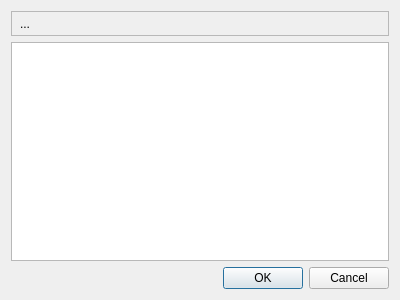
<?xml version="1.0" encoding="UTF-8"?>
<ui version="4.0">
 <class>PreviewDialog</class>
 <widget class="QDialog" name="PreviewDialog">
  <property name="geometry">
   <rect>
    <x>0</x>
    <y>0</y>
    <width>400</width>
    <height>300</height>
   </rect>
  </property>
  <property name="windowTitle">
   <string>Dialog</string>
  </property>
  <layout class="QVBoxLayout" name="verticalLayout">
   <item>
    <widget class="QFrame" name="frame">
     <property name="frameShape">
      <enum>QFrame::StyledPanel</enum>
     </property>
     <property name="frameShadow">
      <enum>QFrame::Raised</enum>
     </property>
     <layout class="QHBoxLayout" name="horizontalLayout">
      <property name="spacing">
       <number>1</number>
      </property>
      <property name="leftMargin">
       <number>1</number>
      </property>
      <property name="topMargin">
       <number>1</number>
      </property>
      <property name="rightMargin">
       <number>1</number>
      </property>
      <property name="bottomMargin">
       <number>1</number>
      </property>
      <item>
       <widget class="QToolButton" name="toolButton">
        <property name="toolTip">
         <string>Word wrap</string>
        </property>
        <property name="text">
         <string>...</string>
        </property>
        <property name="icon">
         <iconset resource="../../qfqmlwidgets.qrc">
          <normaloff>:/qf/qmlwidgets/images/wordwrap.png</normaloff>:/qf/qmlwidgets/images/wordwrap.png</iconset>
        </property>
        <property name="checkable">
         <bool>true</bool>
        </property>
        <property name="autoRaise">
         <bool>true</bool>
        </property>
       </widget>
      </item>
      <item>
       <spacer name="horizontalSpacer">
        <property name="orientation">
         <enum>Qt::Horizontal</enum>
        </property>
        <property name="sizeHint" stdset="0">
         <size>
          <width>40</width>
          <height>20</height>
         </size>
        </property>
       </spacer>
      </item>
     </layout>
    </widget>
   </item>
   <item>
    <widget class="QTextEdit" name="textEdit">
     <property name="lineWrapMode">
      <enum>QTextEdit::NoWrap</enum>
     </property>
    </widget>
   </item>
   <item>
    <widget class="QDialogButtonBox" name="buttonBox">
     <property name="standardButtons">
      <set>QDialogButtonBox::Cancel|QDialogButtonBox::Ok</set>
     </property>
    </widget>
   </item>
  </layout>
 </widget>
 <resources>
  <include location="../../qfqmlwidgets.qrc"/>
 </resources>
 <connections>
  <connection>
   <sender>buttonBox</sender>
   <signal>accepted()</signal>
   <receiver>PreviewDialog</receiver>
   <slot>accept()</slot>
   <hints>
    <hint type="sourcelabel">
     <x>247</x>
     <y>275</y>
    </hint>
    <hint type="destinationlabel">
     <x>396</x>
     <y>231</y>
    </hint>
   </hints>
  </connection>
  <connection>
   <sender>buttonBox</sender>
   <signal>rejected()</signal>
   <receiver>PreviewDialog</receiver>
   <slot>reject()</slot>
   <hints>
    <hint type="sourcelabel">
     <x>341</x>
     <y>279</y>
    </hint>
    <hint type="destinationlabel">
     <x>398</x>
     <y>190</y>
    </hint>
   </hints>
  </connection>
 </connections>
</ui>
